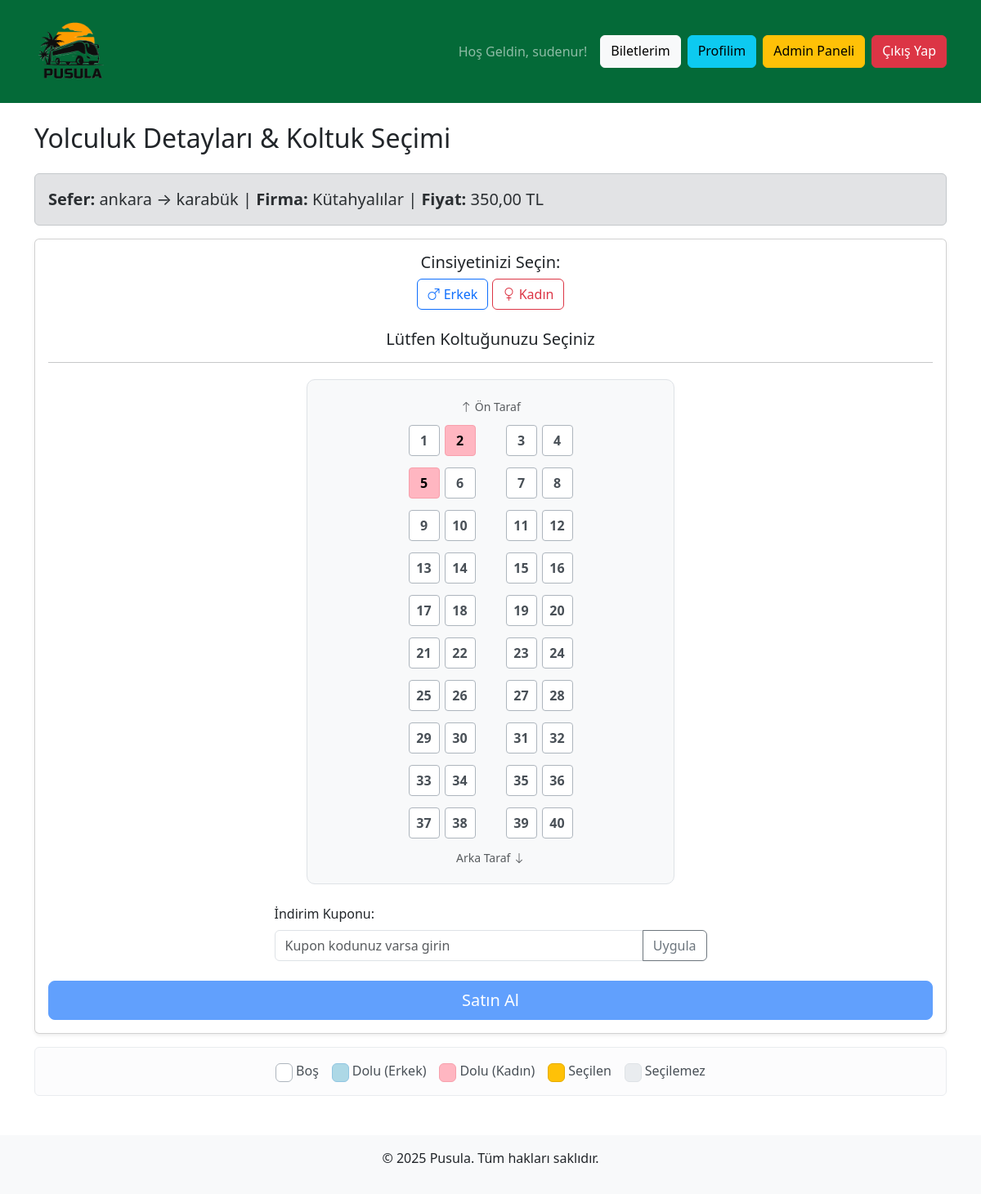
/buy_ticket.php?trip_id=2 (signed in), run on the app's committed database.
### tables this page shows
CREATE TABLE "Trips" (
    "id" INTEGER PRIMARY KEY AUTOINCREMENT,
    "company_id" INTEGER NOT NULL,
    "departure_location" TEXT NOT NULL,
    "arrival_location" TEXT NOT NULL,
    "departure_time" DATETIME NOT NULL,
    "arrival_time" DATETIME NOT NULL,
    "price" REAL NOT NULL,
    "seat_count" INTEGER NOT NULL,
    FOREIGN KEY("company_id") REFERENCES "Companies"("id")
);

### buy_ticket.php (the view, shortened to what this page needs)
<?php
require_once 'header.php';
$trip = null; $booked_seats_info = []; $error_message = ''; $success_message = '';
$user_id = $_SESSION['user_id']; $trip_id = null; $final_price = 0; $original_price = 0;
if (!isset($_GET['trip_id']) || !is_numeric($_GET['trip_id'])) {
    $error_message = "Geçersiz sefer ID'si.";
} else {
    $trip_id = $_GET['trip_id'];
    try {
        $sql = "SELECT Trips.*, Companies.id as company_id, Companies.name as company_name FROM Trips JOIN Companies ON Trips.company_id = Companies.id WHERE Trips.id = ?";
        $stmt = $pdo->prepare($sql); $stmt->execute([$trip_id]);
        $trip = $stmt->fetch(PDO::FETCH_ASSOC);
        if ($trip) {
            $original_price = $trip['price'];
        } else { $error_message = "Sefer bulunamadı."; }
    } catch (PDOException $e) { $error_message = "Veritabanı hatası: " . $e->getMessage(); }
}
?>
<?php if (!empty($error_message) && !$trip): ?>
    <div class="alert alert-danger"><?php echo htmlspecialchars($error_message); ?></div>
<?php elseif ($trip): ?>
    <h2 class="mb-4">Yolculuk Detayları & Koltuk Seçimi</h2>
    <div id="price-display" class="mb-3 fs-5 alert alert-secondary">
        <strong>Sefer:</strong> <?php echo htmlspecialchars($trip['departure_location']); ?> &rarr; <?php echo htmlspecialchars($trip['arrival_location']); ?> |
        <strong>Firma:</strong> <?php echo htmlspecialchars($trip['company_name']); ?> |
        <strong>Fiyat:</strong>
        <span id="original-price" data-price="<?php echo $original_price; ?>"><?php echo number_format($original_price, 2, ',', '.'); ?> TL</span>
    </div>
    <div class="card shadow-sm">
        <div class="card-body">
            <?php if (empty($success_message)): ?>
                <form action="buy_ticket.php?trip_id=<?php echo $trip_id; ?>" method="POST" id="buy-form">
                    <div class="mb-4 text-center gender-selection">
                        <h5>Cinsiyetinizi Seçin:</h5>
                        <label for="gender_male" class="btn btn-outline-primary"><i class="bi bi-gender-male"></i> Erkek</label>
                        <label for="gender_female" class="btn btn-outline-danger"><i class="bi bi-gender-female"></i> Kadın</label>
                    </div>
                    <h5 class="card-title text-center">Lütfen Koltuğunuzu Seçiniz</h5>
                    <hr>
                    <div id="seat-map-container" class="mb-3">
                         <div class="text-center text-muted mb-2"><small><i class="bi bi-arrow-up"></i> Ön Taraf</small></div>
                        <?php
                        $totalSeats = $trip['seat_count'];
                        for ($i = 1; $i <= $totalSeats; $i += 4) {
                            echo '<div class="seat-row">';
                            $seat1 = $i; $seat2 = $i + 1; $seat3 = $i + 2; $seat4 = $i + 3;
                            if ($seat1 <= $totalSeats) echo '<div class="seat" data-seat-number="' . $seat1 . '">' . $seat1 . '</div>'; else echo '<div class="seat aisle"></div>';
                            if ($seat2 <= $totalSeats) echo '<div class="seat" data-seat-number="' . $seat2 . '">' . $seat2 . '</div>'; else echo '<div class="seat aisle"></div>';
                            echo '<div class="seat aisle"></div>';
                            if ($seat3 <= $totalSeats) echo '<div class="seat" data-seat-number="' . $seat3 . '">' . $seat3 . '</div>'; else echo '<div class="seat aisle"></div>';
                            if ($seat4 <= $totalSeats) echo '<div class="seat" data-seat-number="' . $seat4 . '">' . $seat4 . '</div>'; else echo '<div class="seat aisle"></div>';
                            echo '</div>';
                        }
                        ?>
                         <div class="text-center text-muted mt-2"><small>Arka Taraf <i class="bi bi-arrow-down"></i></small></div>
                    </div>
                    <div class="row justify-content-center mt-4">
                         <div class="col-md-6">
                            <label for="coupon-code-input" class="form-label">İndirim Kuponu:</label>
                            <div class="input-group">
                                <input type="text" class="form-control" id="coupon-code-input" placeholder="Kupon kodunuz varsa girin">
                                <button class="btn btn-outline-secondary" type="button" id="apply-coupon-btn">Uygula</button>
                            </div>
                        </div>
                    </div>
                    <div class="d-grid mt-4">
                        <button type="submit" class="btn btn-primary btn-lg" id="buy-button" disabled>Satın Al</button>
                    </div>
                </form>
            <?php endif; ?>
        </div>
    </div>
    <div class="alert alert-light mt-3">
        <div class="d-flex justify-content-center flex-wrap gap-3">
            <span><span class="badge" style="background-color: #ffffff; color: #495057; border: 1px solid #adb5bd;">&nbsp;</span> Boş</span>
            <span><span class="badge" style="background-color: #add8e6; color: #000; border: 1px solid #90c5e2;">&nbsp;</span> Dolu (Erkek)</span>
            <span><span class="badge" style="background-color: #ffb6c1; color: #000; border: 1px solid #f7a0ac;">&nbsp;</span> Dolu (Kadın)</span>
             <span><span class="badge" style="background-color: var(--bs-success); color: #000; border: 1px solid #e6ac00;">&nbsp;</span> Seçilen</span>
            <span><span class="badge" style="background-color: #e9ecef; color: #adb5bd; border: 1px solid #dee2e6;">&nbsp;</span> Seçilemez</span>
        </div>
    </div>
<?php endif; ?>
<?php
require_once 'footer.php';
?>

### css/custom.css (style rules this page uses)
:root { --bs-primary: #046A38; --bs-primary-rgb: 4, 106, 56; --bs-success: #FFC107; --bs-success-rgb: 255, 193, 7; }
.btn-primary { background-color: var(--bs-primary); border-color: var(--bs-primary); }
#seat-map-container { background-color: #f8f9fa; padding: 20px; border-radius: 10px; border: 1px solid #dee2e6; max-width: 450px; margin: 20px auto; overflow-x: auto; }
.seat-row { display: flex !important; justify-content: center; margin-bottom: 8px; width: 100%; }
.seat { border: 1px solid #adb5bd; padding: 0; margin: 3px; border-radius: 4px; cursor: pointer; text-align: center; font-weight: bold; width: 38px; height: 38px; line-height: 36px; background-color: #ffffff; color: #495057; transition: all 0.2s ease-in-out; flex-shrink: 0; }
.seat.aisle { border: none; background-color: transparent; cursor: default; width: 25px; }
.seat.booked-female { background-color: #ffb6c1 !important; color: #000 !important; cursor: not-allowed !important; border-color: #f7a0ac !important; }
.gender-selection label { transition: all 0.2s ease-in-out; }

### data on the page
trips: departure_location "ankara", arrival_location "karabük", price "350,00"

### other printed values
$_SESSION['user_fullname'] "sudenur"
$trip['company_name'] "Kütahyalılar"
$seat1 "1"
$seat2 "2"
$seat3 "3"
$seat4 "4"
$seat1 "5"
$seat2 "6"
$seat3 "7"
$seat4 "8"
$seat1 "9"
$seat2 "10"
$seat3 "11"
$seat4 "12"
$seat1 "13"
